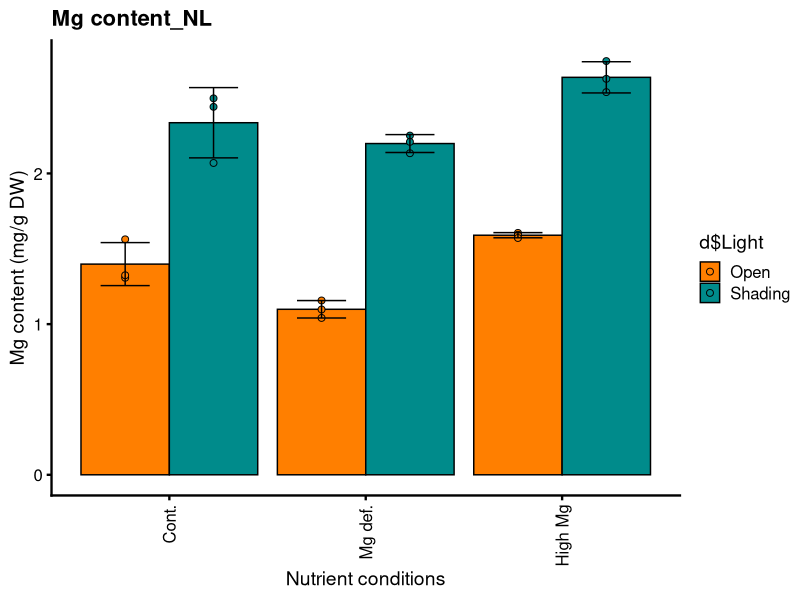

This figure's R source:
####################################################
####################################################
#Barplot by ggplot2#################################
####################################################
#Last UpDate 20201014 HY############################
####################################################

#Download packages
install.packages("ggplot2")
install.packages("cowplot")

#load packages
library(ggplot2)
library(cowplot)

#data import
d <- read.csv("Pheno/PhenoDemo.csv",header=TRUE)
#Setting of group turn
d$Light <- factor(d$Light, levels=c("Open","Shading"))
d$Nutrient <- factor(d$Nutrient, levels=c("Cont.","Mg def.","High Mg"))

#Bar graph by ggplot2_cowplotStyle
#setEPS()
#postscript(file ="OutputFig/Barplot_Mg_NL.eps",width=2.5, height=3.0)

pdf(file ="OutputFig/Barplot_Mg_NL.pdf",width=4, height=4)

ggplot(d, aes(y=d$Mg_NL, x=d$Nutrient, fill=d$Light))+ #Imput Data
  #guides(color=FALSE, fill=FALSE)+ #Label
  stat_summary(fun.y = mean, geom="bar", position="dodge", color="black", size=0.5)+ #Barplot
  geom_point(aes(fill=d$Light), shape=21, size=2, color="black",position=position_dodge(0.9))+ #Rawdata plot
  stat_summary(fun.ymin = function(x) mean(x) - sd(x), 
               fun.ymax = function(x) mean(x) + sd(x), position =position_dodge(0.9), 
               geom = 'errorbar', size=0.5, width=0.5)+ # Mean cal & Error bar
  theme_cowplot(font_size = 14, line_size = 0.8)+ # cowplot style
  #scale_y_continuous(breaks=seq(0, 6, 1), limits=c(0, 6), expand = c(0,0))+ # Setting of y axis
  theme(axis.text.x = element_text(angle=90, hjust = 1, vjust=0.5))+ # Setting of x axis
  #theme(axis.title.x = element_blank())+ #Not xaxis title
  #theme(axis.title.y = element_blank())+ #Not yaxis title
  scale_x_discrete(limits=c("Cont.","Mg def.","High Mg"))+ #Setting xaxis label
  scale_fill_manual(values=c("darkorange1", "cyan4"))+ #Setting "fill" color
  scale_color_manual(values=c("darkorange1", "cyan4"))+ #Setting "color" color
  xlab("Nutrient conditions")+ # xaxis title
  ylab("Mg content (mg/g DW)")+ # yaxis title
  labs(title="Mg content_NL") # Figure title

dev.off()

